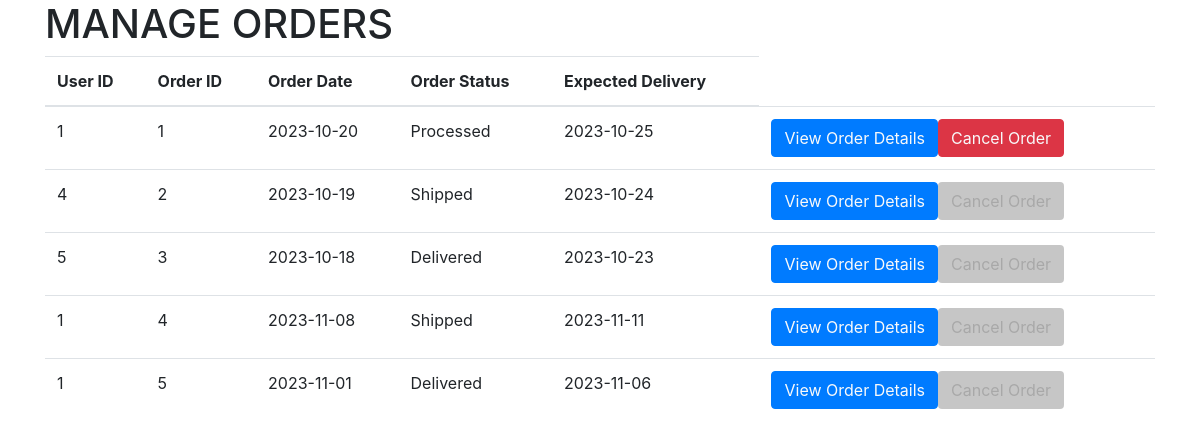
The app's page /Views/Order/manage_orders.php with its own data.
### tables this page shows
CREATE TABLE `ORDER` (
    ORDER_ID INT AUTO_INCREMENT PRIMARY KEY,
    TOTAL_PRICE DECIMAL(10, 2),
    ORDER_DATE DATE,
    ORDER_STATUS VARCHAR(35),
    EXPECTED_DELIVERY DATE,
    USER_ID INT,
    FOREIGN KEY (USER_ID) REFERENCES USER(USER_ID) ON DELETE CASCADE
);

### Models/Order.php (called while the page is built, shortened)
<?php
class Order {
    private static $_connection = null;
    public function __construct() {
        if (self::$_connection == null) {
            $host = 'localhost';
            $user = 'root';
            $password = '';
            $dbname = 'shmewelry';
            self::$_connection = new mysqli($host, $user, $password, $dbname);
        }
    }
    public function getAll() {
        $SQL = 'SELECT * FROM `ORDER`';
        $result = self::$_connection->query($SQL);
        return $result->fetch_all(MYSQLI_ASSOC);
    }
}
?>

### Views/Order/manage_orders.php (the view, shortened to what this page needs)
<!DOCTYPE html>
<html lang="en">
<head>
    <link rel="stylesheet" href="https://cdn.jsdelivr.net/npm/bootstrap@4.0.0/dist/css/bootstrap.min.css">
</head>
<body>
    <div class="container">
        <h1>MANAGE ORDERS</h1>
        <table class="table">
            <thead>
                <tr>
                    <th scope="col">User ID</th>
                    <th scope="col">Order ID</th>
                    <th scope="col">Order Date</th>
                    <th scope="col">Order Status</th>
                    <th scope="col">Expected Delivery</th>
                </tr>
            </thead>
            <tbody>
                <?php
                include '../../Models/Order.php';
                $orderModel = new Order();
                $orders = $orderModel->getAll();
                foreach ($orders as $order) {
                    echo '<tr>
                        <td>' . $order['USER_ID'] . '</td>
                        <td>' . $order['ORDER_ID'] . '</td>
                        <td>' . $order['ORDER_DATE'] . '</td>
                        <td>' . $order['ORDER_STATUS'] . '</td>
                        <td>' . $order['EXPECTED_DELIVERY'] . '</td>
                        <td>';
                    echo '<button class="btn btn-primary">
                            <a href="view_order.php?order_id=' . $order['ORDER_ID'] . '" class="text-light">View Order Details</a>
                        </button>';
                    if ($order['ORDER_STATUS'] !== 'Shipped' && $order['ORDER_STATUS'] !== 'Delivered') {
                        echo '<button class="btn btn-danger">
                                <a href="cancel_order.php?order_id=' . $order['ORDER_ID'] . '" class="text-light">Cancel Order</a>
                            </button>';
                    } else {
                        echo '<button class="btn btn-disabled" disabled style="background-color: darkgrey; style="background-color: #555; border: 1px solid grey;">
                                Cancel Order
                            </button>';
                    }
                    echo '</td>
                    </tr>';
                }
                ?>
            </tbody>
        </table>
    </div>
</body>
</html>

### records on screen
order: USER_ID "1", ORDER_ID "1", ORDER_DATE "2023-10-20", ORDER_STATUS "Processed", EXPECTED_DELIVERY "2023-10-25"
order: USER_ID "4", ORDER_ID "2", ORDER_DATE "2023-10-19", ORDER_STATUS "Shipped", EXPECTED_DELIVERY "2023-10-24", shows "Cancel Order"
order: USER_ID "5", ORDER_ID "3", ORDER_DATE "2023-10-18", ORDER_STATUS "Delivered", EXPECTED_DELIVERY "2023-10-23", shows "Cancel Order"
order: USER_ID "1", ORDER_ID "4", ORDER_DATE "2023-11-08", ORDER_STATUS "Shipped", EXPECTED_DELIVERY "2023-11-11", shows "Cancel Order"
order: USER_ID "1", ORDER_ID "5", ORDER_DATE "2023-11-01", ORDER_STATUS "Delivered", EXPECTED_DELIVERY "2023-11-06", shows "Cancel Order"
